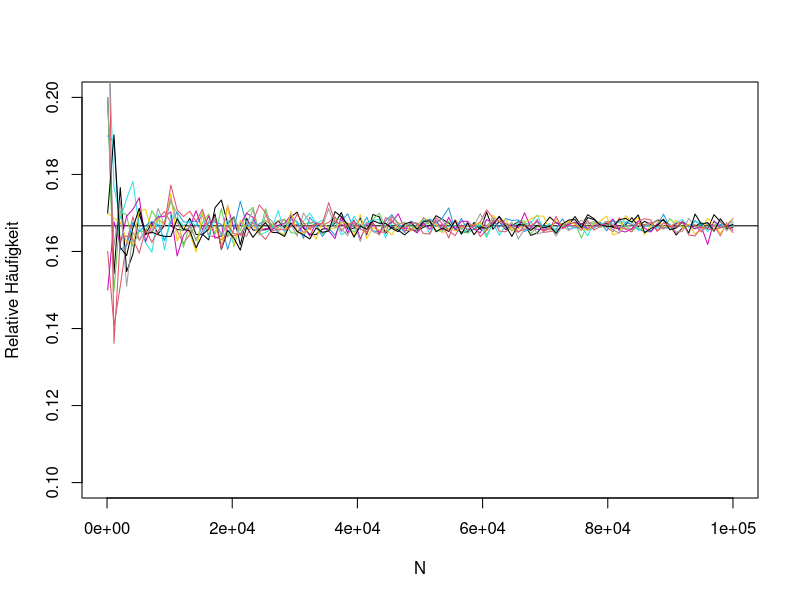

Write R code to recreate this figure.
## Einfache Computer Simulation
x = sample(1:6, 100, replace = TRUE)
x[1:10]
sum(x == 5) / 100
## Wiederholen und es kommt jedes mal was anderes raus
sum(sample(1:6, 100000000, replace = TRUE) == 5)/100000000
# Je grösser N desto weniger wankelt es.

#### Just for reference 
#### Limit N-> Infty #####
plot(NULL, xlim=c(0, 100000), ylim=c(0.1,0.2), xlab='N', ylab='Relative Häufigkeit')
abline(h=1/6)
for (i in 1:10){
  N = seq(100, 100000, length.out=100) 
  y = rep(NA,100)
  for (n in 1:100){
    y[n]=mean(sample(1:6, N[n], replace = TRUE) == 5)
  }
  lines(N, y, col=i)
}


##### "Kompliziertere" Computersimulation, mehr als 8 Punkte im Doppelwurf #####
n = 1000000
x1 = sample(1:6, n, replace = TRUE) #Unabhängige Würfe
x2 = sample(1:6, n, replace = TRUE) #Unabhängige Würfe
x12 = x1 + x2 #Gesamtsumme ist Summe der einzelnen 
x1[1:3]
x2[1:3]
x12[1:3]
sum(x12 > 8) / n #Schätzung nach Mises
10/36


res = sample(1:5) 
sum(res == 1:5) 



#Kombinatorik
expand.grid(1:2, 4:5)
library(combinat)
permn(1:2)



library(combinat)
#Für 2 Personen
#Geschenke haben nummer der Personen die sie reinlegt

#2 Personen
#1,2 und 2,1 d.h. es gibt eine von 2 Möglichkeiten
# Wahrscheinlichkeit 1/2

#3 Personen
#1,2,3 --> Gleiches Geschenk
#1,3,2 --> Gleiches Geschenk
#2,3,1 --> Nicht
#2,1,3 --> Gleiches
#3,2,1 --> Gleiches
#3,1,2 --> Nicht
#Für 3 sind es 4/6 = 0.666

#Simulation
P = 50
N = 100000
erg = rep(NA, N)
for (i in 1:N){
  res = sample(1:P)
  erg[i] = sum(res == 1:P) > 0
}
sum(erg)/N

1 - 1/exp(1)
